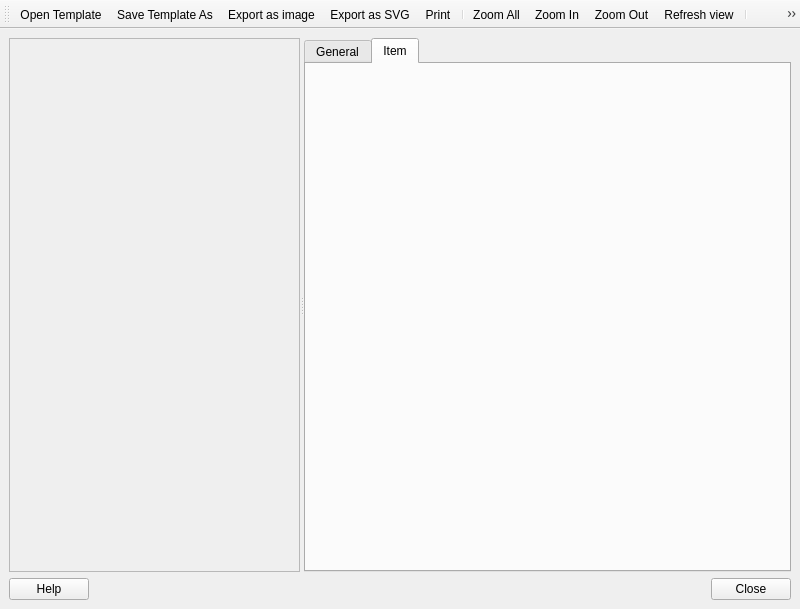
<ui version="4.0" >
 <class>QgsComposerBase</class>
 <widget class="QMainWindow" name="QgsComposerBase" >
  <property name="geometry" >
   <rect>
    <x>0</x>
    <y>0</y>
    <width>800</width>
    <height>609</height>
   </rect>
  </property>
  <property name="mouseTracking" >
   <bool>true</bool>
  </property>
  <property name="windowTitle" >
   <string>MainWindow</string>
  </property>
  <widget class="QWidget" name="centralwidget" >
   <property name="mouseTracking" >
    <bool>true</bool>
   </property>
   <layout class="QVBoxLayout" >
    <property name="spacing" >
     <number>6</number>
    </property>
    <property name="leftMargin" >
     <number>9</number>
    </property>
    <property name="topMargin" >
     <number>9</number>
    </property>
    <property name="rightMargin" >
     <number>9</number>
    </property>
    <property name="bottomMargin" >
     <number>9</number>
    </property>
    <item>
     <widget class="QSplitter" name="mSplitter" >
      <property name="mouseTracking" >
       <bool>true</bool>
      </property>
      <property name="orientation" >
       <enum>Qt::Horizontal</enum>
      </property>
      <widget class="QFrame" name="mViewFrame" >
       <property name="mouseTracking" >
        <bool>true</bool>
       </property>
       <property name="frameShape" >
        <enum>QFrame::StyledPanel</enum>
       </property>
       <property name="frameShadow" >
        <enum>QFrame::Raised</enum>
       </property>
      </widget>
      <widget class="QTabWidget" name="mOptionsTabWidget" >
       <property name="sizePolicy" >
        <sizepolicy vsizetype="Expanding" hsizetype="Expanding" >
         <horstretch>0</horstretch>
         <verstretch>0</verstretch>
        </sizepolicy>
       </property>
       <property name="minimumSize" >
        <size>
         <width>150</width>
         <height>10</height>
        </size>
       </property>
       <property name="maximumSize" >
        <size>
         <width>32767</width>
         <height>32767</height>
        </size>
       </property>
       <property name="currentIndex" >
        <number>1</number>
       </property>
       <widget class="QWidget" name="tab" >
        <attribute name="title" >
         <string>General</string>
        </attribute>
        <layout class="QGridLayout" >
         <property name="leftMargin" >
          <number>9</number>
         </property>
         <property name="topMargin" >
          <number>9</number>
         </property>
         <property name="rightMargin" >
          <number>9</number>
         </property>
         <property name="bottomMargin" >
          <number>9</number>
         </property>
         <property name="horizontalSpacing" >
          <number>6</number>
         </property>
         <property name="verticalSpacing" >
          <number>6</number>
         </property>
         <item row="1" column="0" colspan="2" >
          <widget class="QFrame" name="mCompositionOptionsFrame" >
           <property name="frameShape" >
            <enum>QFrame::StyledPanel</enum>
           </property>
           <property name="frameShadow" >
            <enum>QFrame::Raised</enum>
           </property>
          </widget>
         </item>
         <item row="0" column="1" >
          <widget class="QComboBox" name="mCompositionNameComboBox" >
           <property name="enabled" >
            <bool>false</bool>
           </property>
           <property name="sizePolicy" >
            <sizepolicy vsizetype="Fixed" hsizetype="Expanding" >
             <horstretch>0</horstretch>
             <verstretch>0</verstretch>
            </sizepolicy>
           </property>
          </widget>
         </item>
         <item row="0" column="0" >
          <widget class="QLabel" name="textLabel1" >
           <property name="sizePolicy" >
            <sizepolicy vsizetype="Preferred" hsizetype="Expanding" >
             <horstretch>0</horstretch>
             <verstretch>0</verstretch>
            </sizepolicy>
           </property>
           <property name="text" >
            <string>Composition</string>
           </property>
          </widget>
         </item>
        </layout>
       </widget>
       <widget class="QWidget" name="tab_2" >
        <attribute name="title" >
         <string>Item</string>
        </attribute>
        <layout class="QGridLayout" >
         <property name="leftMargin" >
          <number>9</number>
         </property>
         <property name="topMargin" >
          <number>9</number>
         </property>
         <property name="rightMargin" >
          <number>9</number>
         </property>
         <property name="bottomMargin" >
          <number>9</number>
         </property>
         <property name="horizontalSpacing" >
          <number>6</number>
         </property>
         <property name="verticalSpacing" >
          <number>6</number>
         </property>
         <item row="0" column="0" >
          <widget class="QStackedWidget" name="mItemStackedWidget" >
           <widget class="QWidget" name="page" />
           <widget class="QWidget" name="page_2" />
          </widget>
         </item>
        </layout>
       </widget>
      </widget>
     </widget>
    </item>
    <item>
     <layout class="QHBoxLayout" >
      <property name="spacing" >
       <number>6</number>
      </property>
      <property name="leftMargin" >
       <number>0</number>
      </property>
      <property name="topMargin" >
       <number>0</number>
      </property>
      <property name="rightMargin" >
       <number>0</number>
      </property>
      <property name="bottomMargin" >
       <number>0</number>
      </property>
      <item>
       <widget class="QPushButton" name="helpPButton" >
        <property name="text" >
         <string>Help</string>
        </property>
       </widget>
      </item>
      <item>
       <spacer>
        <property name="orientation" >
         <enum>Qt::Horizontal</enum>
        </property>
        <property name="sizeHint" >
         <size>
          <width>40</width>
          <height>20</height>
         </size>
        </property>
       </spacer>
      </item>
      <item>
       <widget class="QPushButton" name="closePButton" >
        <property name="text" >
         <string>Close</string>
        </property>
       </widget>
      </item>
     </layout>
    </item>
   </layout>
  </widget>
  <widget class="QToolBar" name="toolBar" >
   <property name="orientation" >
    <enum>Qt::Horizontal</enum>
   </property>
   <attribute name="toolBarArea" >
    <enum>TopToolBarArea</enum>
   </attribute>
   <attribute name="toolBarBreak" >
    <bool>false</bool>
   </attribute>
   <addaction name="mActionOpenTemplate" />
   <addaction name="mActionSaveTemplateAs" />
   <addaction name="mActionExportAsImage" />
   <addaction name="mActionExportAsSVG" />
   <addaction name="mActionPrint" />
   <addaction name="separator" />
   <addaction name="mActionZoomAll" />
   <addaction name="mActionZoomIn" />
   <addaction name="mActionZoomOut" />
   <addaction name="mActionRefreshView" />
   <addaction name="separator" />
   <addaction name="mActionAddNewMap" />
   <addaction name="mActionAddImage" />
   <addaction name="mActionAddNewLabel" />
   <addaction name="mActionAddNewVectLegend" />
   <addaction name="mActionAddNewScalebar" />
   <addaction name="mActionSelectMoveItem" />
  </widget>
  <action name="mActionOpenTemplate" >
   <property name="icon" >
    <iconset>../themes/default/mActionFileOpen.png</iconset>
   </property>
   <property name="text" >
    <string>&amp;Open Template ...</string>
   </property>
  </action>
  <action name="mActionSaveTemplateAs" >
   <property name="icon" >
    <iconset>../themes/default/mActionFileSaveAs.png</iconset>
   </property>
   <property name="text" >
    <string>Save Template &amp;As...</string>
   </property>
  </action>
  <action name="mActionPrint" >
   <property name="icon" >
    <iconset>../themes/default/mActionFilePrint.png</iconset>
   </property>
   <property name="text" >
    <string>&amp;Print...</string>
   </property>
  </action>
  <action name="mActionZoomAll" >
   <property name="icon" >
    <iconset>../themes/default/mActionZoomFullExtent.png</iconset>
   </property>
   <property name="text" >
    <string>Zoom All</string>
   </property>
  </action>
  <action name="mActionZoomIn" >
   <property name="icon" >
    <iconset>../themes/default/mActionZoomIn.png</iconset>
   </property>
   <property name="text" >
    <string>Zoom In</string>
   </property>
  </action>
  <action name="mActionZoomOut" >
   <property name="icon" >
    <iconset>../themes/default/mActionZoomOut.png</iconset>
   </property>
   <property name="text" >
    <string>Zoom Out</string>
   </property>
  </action>
  <action name="mActionAddNewMap" >
   <property name="icon" >
    <iconset>../themes/default/mActionAddRasterLayer.png</iconset>
   </property>
   <property name="text" >
    <string>Add new map</string>
   </property>
  </action>
  <action name="mActionAddNewLabel" >
   <property name="icon" >
    <iconset>../themes/default/mActionLabel.png</iconset>
   </property>
   <property name="text" >
    <string>Add new label</string>
   </property>
  </action>
  <action name="mActionAddNewVectLegend" >
   <property name="icon" >
    <iconset>../themes/default/mActionAddLegend.png</iconset>
   </property>
   <property name="text" >
    <string>Add new vect legend</string>
   </property>
  </action>
  <action name="mActionSelectMoveItem" >
   <property name="icon" >
    <iconset>../themes/default/mActionPan.png</iconset>
   </property>
   <property name="text" >
    <string>Select/Move item</string>
   </property>
  </action>
  <action name="mActionExportAsImage" >
   <property name="icon" >
    <iconset>../themes/default/mActionExportMapServer.png</iconset>
   </property>
   <property name="text" >
    <string>Export as image</string>
   </property>
  </action>
  <action name="mActionExportAsSVG" >
   <property name="icon" >
    <iconset>../themes/default/mActionSaveAsSVG.png</iconset>
   </property>
   <property name="text" >
    <string>Export as SVG</string>
   </property>
  </action>
  <action name="mActionAddNewScalebar" >
   <property name="icon" >
    <iconset>../../plugins/scale_bar/icon.xpm</iconset>
   </property>
   <property name="text" >
    <string>Add new scalebar</string>
   </property>
  </action>
  <action name="mActionRefreshView" >
   <property name="icon" >
    <iconset>../themes/default/mActionDraw.png</iconset>
   </property>
   <property name="text" >
    <string>Refresh view</string>
   </property>
  </action>
  <action name="mActionAddImage" >
   <property name="icon" >
    <iconset>../themes/default/mActionSaveMapAsImage.png</iconset>
   </property>
   <property name="text" >
    <string>Add Image</string>
   </property>
  </action>
 </widget>
 <tabstops>
  <tabstop>mOptionsTabWidget</tabstop>
  <tabstop>mCompositionNameComboBox</tabstop>
  <tabstop>mSplitter</tabstop>
 </tabstops>
 <resources/>
 <connections/>
</ui>
